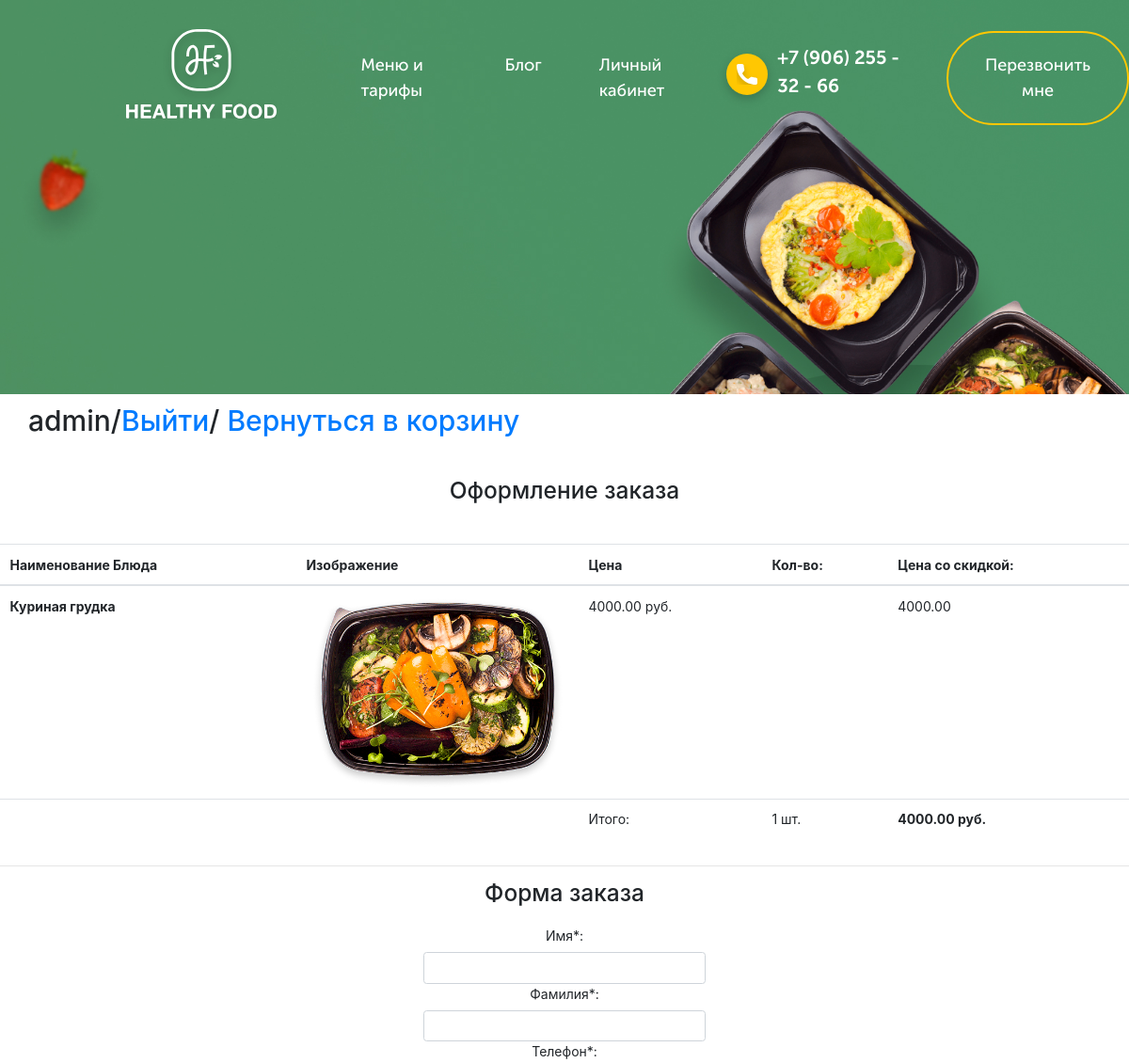
/checkout/ (signed in, upper part), run on an earlier commit of the app's database.
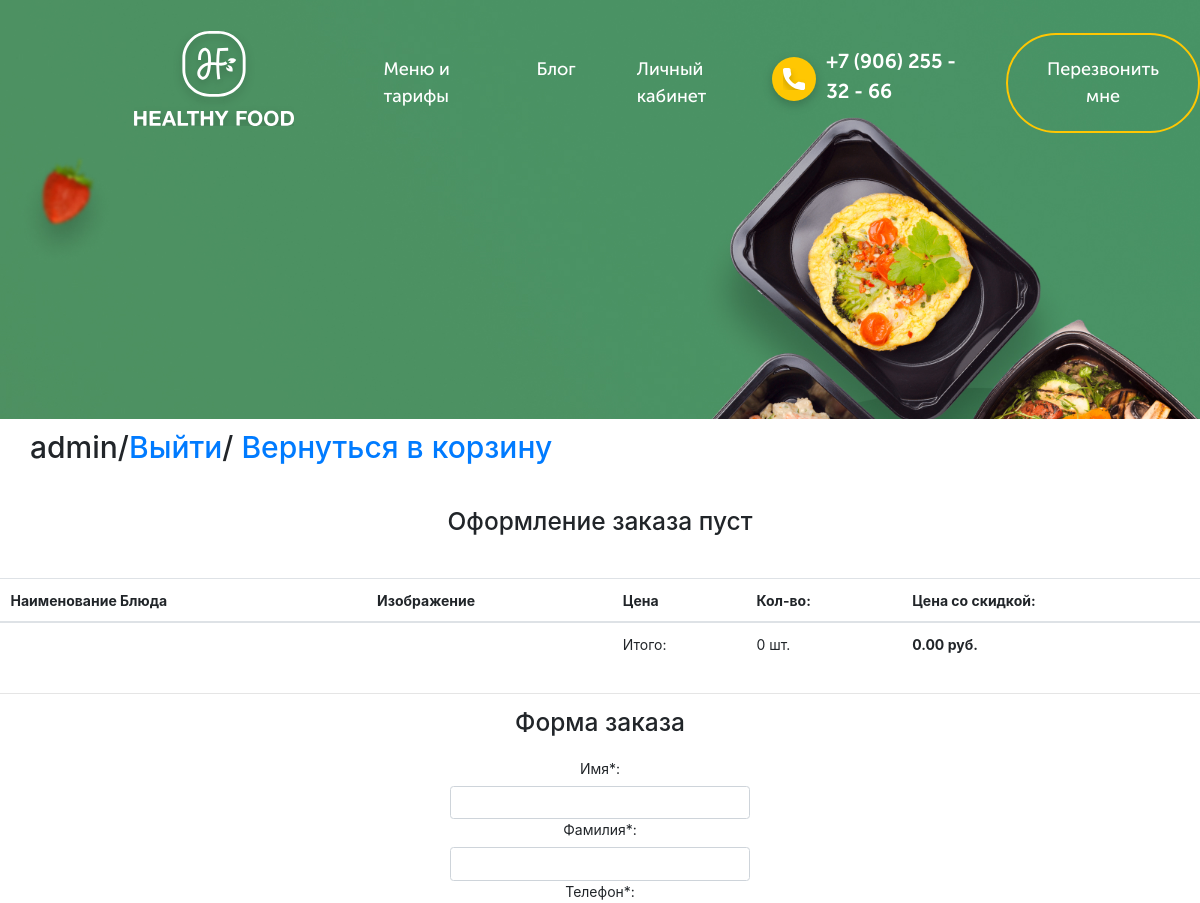
And on a later commit of the database.
### healthyfood/apps/main_page/models.py (models this page shows, shortened)
class Order(models.Model):
    customer = models.ForeignKey(Customer, verbose_name=("Заказчик"), on_delete=models.CASCADE)
    product = models.ForeignKey(Food, verbose_name=("Имя продукта"), on_delete=models.CASCADE)
    count = models.PositiveIntegerField(default=1)
    final_price = models.DecimalField(("Итоговая цена товара"), max_digits=9, decimal_places=2)
    class Meta:
        verbose_name = ("Товар в корзине")
        verbose_name_plural = ("Товары в корзине")

class Food(models.Model):
    class Meta:
        verbose_name = ("Блюдо ")
        verbose_name_plural = ("Блюда")
    name = models.CharField(("Название блюда"), max_length=100)
    menu_discription = models.CharField(("Описание блюда"), max_length=500)
    big_img = models.ImageField(("Картинка большого слайда"), upload_to='img', height_field=None, width_field=None, max_length=None)
    small_img = models.ImageField(("Картинка маленького слайда"), upload_to='img', height_field=None, width_field=None, max_length=None)
    kkal = models.CharField(("Колличество калорий"), max_length=20)
    gramm = models.CharField(("Колличество грамм"), max_length=20)
    protein = models.CharField(("Колличество белков"), max_length=20, default='0')
    fats = models.CharField(("Колличество жиров"), max_length=20, default='0')
    carbohydrates = models.CharField(("Колличество углеводов"), max_length=20, default='0')
    price = models.DecimalField(("Цена блюда"), max_digits=9, decimal_places=2)
    discount = models.DecimalField(("Цена со скидкой, если есть"),  max_digits=9, decimal_places=2, null=True, blank = True)
    days_list = models.ManyToManyField(Days, verbose_name = "Дни недели", related_name='days')

class Cart(models.Model):
    owner = models.ForeignKey(Customer, verbose_name=("Заказчик"), on_delete=models.CASCADE, null=True, blank=True)
    products = models.ManyToManyField(Order , verbose_name=("Заказанные блюда"), blank = True)
    total_products = models.PositiveIntegerField(("Колличество блюд"), default=0)
    final_price = models.DecimalField(("Общая цена заказа"), max_digits=9, decimal_places=2, default=0)
    in_order = models.BooleanField(default = False)
    for_anonymous_user = models.BooleanField(default = False)
    class Meta:
        verbose_name = ("Корзина")
        verbose_name_plural = ("Корзины покупателей")

### healthyfood/apps/main_page/views.py (the view)
# urls.py: path('checkout/', views.CheckOutView.as_view(), name = 'checkout'),
class CheckOutView(CartMixin, View):
    def get(self, request, *args, **kwargs):
        form = OrderForm(request.POST or None)
        customer = Customer.objects.filter(user = request.user)
        return render(request, 'main_page/checkout.html', {
            'customer': customer,
            'cart' : self.cart,
            'form': form
        })

### healthyfood/apps/main_page/forms.py
class OrderForm(forms.ModelForm):
    class Meta:
        model = Buy
        fields = (
            'first_name',
            'last_name',
            'phone',
            'address',
            'buying_type',
            'comment',
        )
    def __init__(self, *args, **kwargs):
        super().__init__(*args, **kwargs)
        for field in self.fields:
            self.fields[field].widget.attrs['class'] = 'form-control'
        self.fields['first_name'].label = 'Имя*'
        self.fields['last_name'].label = 'Фамилия*'
        self.fields['phone'].label = 'Телефон*'
        self.fields['address'].label = 'Адрес*'

### healthyfood/templates/main_page/checkout.html (shortened to what this page needs)
{% extends "main_page/page.html" %}
{% block bootstrap %}
    <link rel="stylesheet" href="https://stackpath.bootstrapcdn.com/bootstrap/4.5.0/css/bootstrap.min.css">
{% endblock bootstrap %}
{% block content %}
    {% if user.is_authenticated %}
        <h2 class="personal__navigate">{{user.username}}/<a href="{% url 'logout' %}">Выйти</a>/ <a href="{% url 'account' %} ">Вернуться в корзину</a></h2>
    {% else %}
    <h2 class="personal__navigate">
        <a href="{% url 'login' %} ">Войти</a>/
        <a href="{% url 'signup' %} ">Зарегестрироваться</a>
    </h2>
    {% endif %}
    <h3 class="text-center mt-5 mb-5">Оформление заказа {% if not cart.products.count %}пуст{% endif %}</h3>
        <div class="cart">
            <table class="table">
                <thead>
                  <tr>
                    <th scope="col">Наименование Блюда</th>
                    <th scope="col">Изображение</th>
                    <th scope="col">Цена</th>
                    <th scope="col">Кол-во: </th>
                    <th scope="col">Цена со скидкой: </th>
                  </tr>
                </thead>
                <tbody>
                    {% for item in cart.products.all  %}
                    <tr>
                        <th scope="row">{{item.product.name}}</th>
                        <td class="w-25"><img src="{{item.product.big_img.url}}" class="img-fluid" alt=""></td>
                            <td>{{ item.product.price }} руб.</td>
                        <td>
                        </td>
                        <td> {{item.final_price}} </td>
                    </tr>
                    {% endfor %}
                    <tr>
                        <td colspan="2"></td>
                        <td>Итого:</td>
                        <td>{{ cart.total_products }} шт.</td>
                        <td><strong>{{ cart.final_price }} руб.</strong></td>
                    </tr>
                </tbody>
              </table>
        </div>
      <hr>
      <h3 class="form__header">Форма заказа</h3>
      <form action=" {% url 'make_order' %} " class="checkout form w-50" method="POST">
        {{form}}
      </form>
{% endblock content %}

What changed in the data, as far as the page shows it:
removed Order: product.name "Куриная грудка", product.big_img (picture), product.price "4000.00", final_price "4000.00"
removed Cart: total_products "1", final_price "4000.00"
added Cart: total_products "0", final_price "0.00"
Also different on the page:
text now shown: "пуст"
